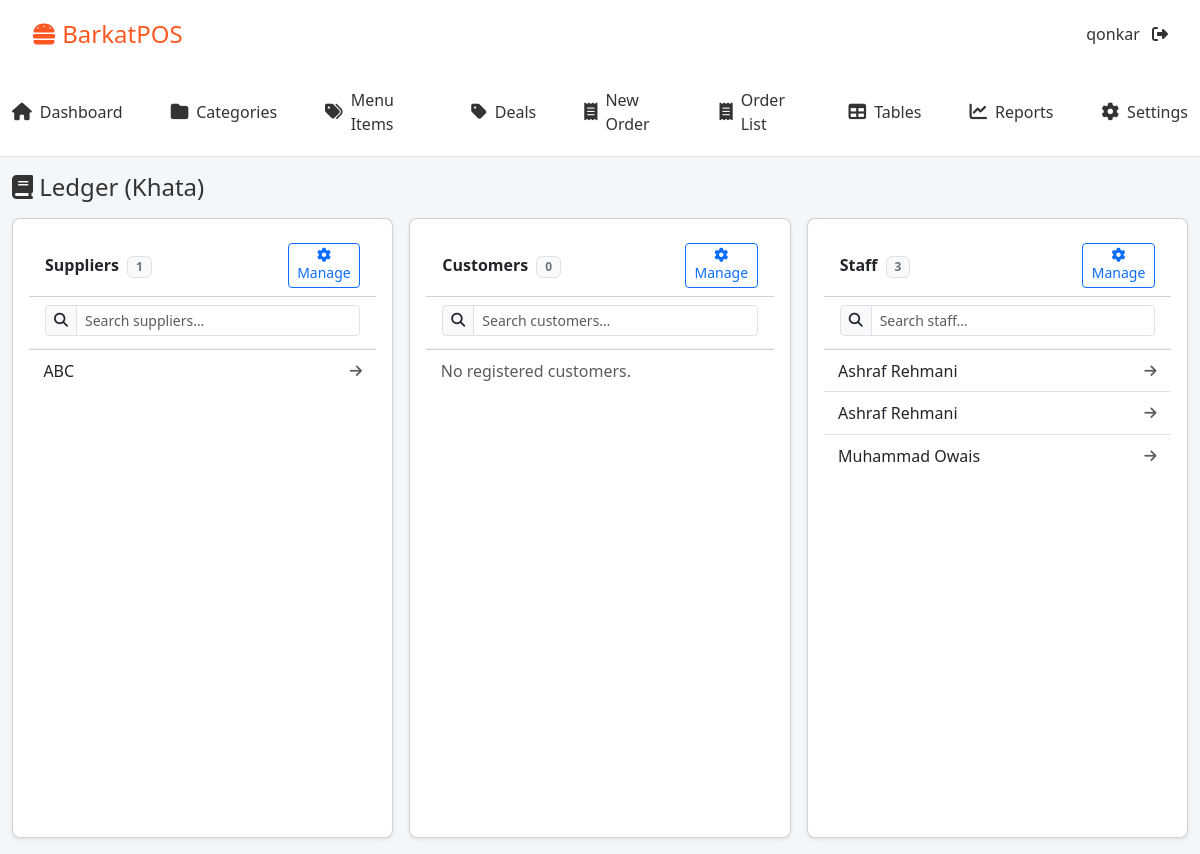
Page /ledger/ (signed in) on the earlier database version.
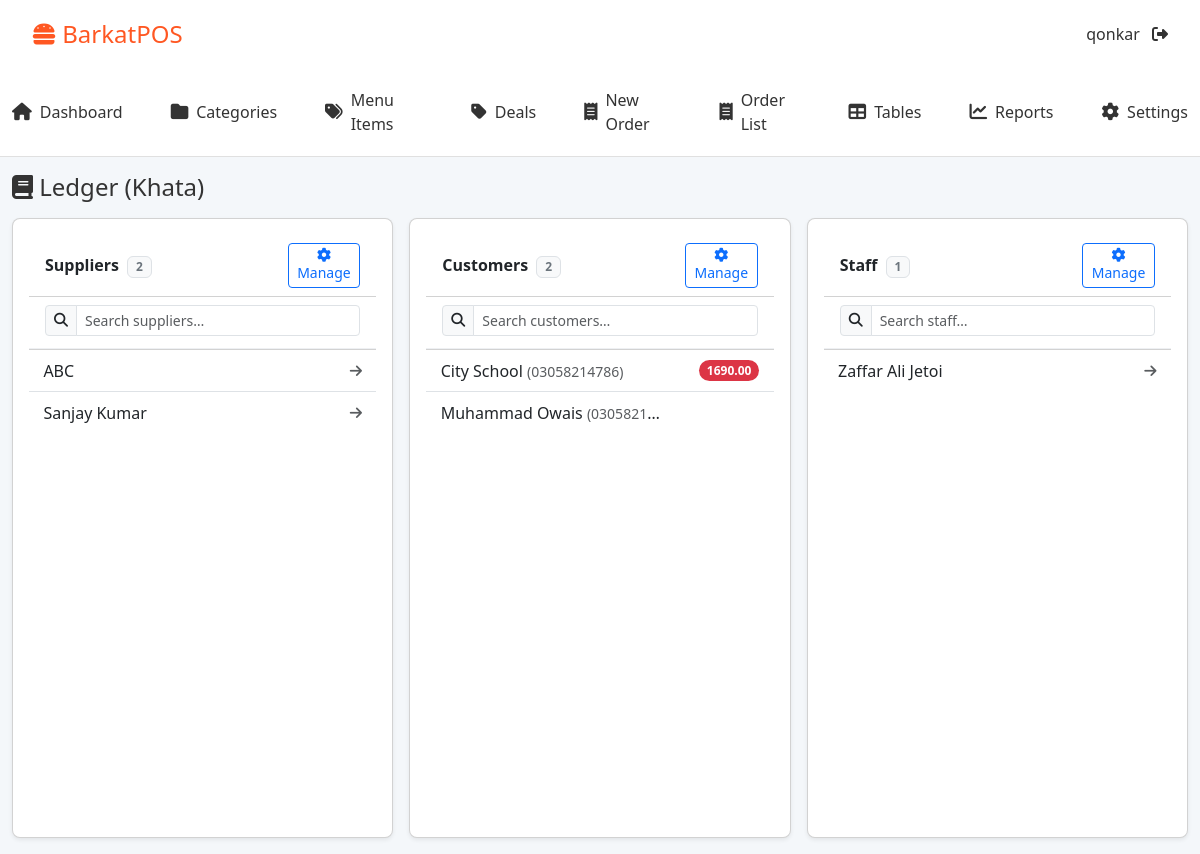
Same page on the later database version.
### core/models.py (models this page shows, shortened)
class Supplier(models.Model):
    name = models.CharField(max_length=200, unique=True)
    contact_number = models.CharField(max_length=20, blank=True, null=True)
    email = models.EmailField(blank=True, null=True)
    address = models.TextField(blank=True, null=True)
    created_at = models.DateTimeField(auto_now_add=True)

class Staff(models.Model):
    ROLE_CHOICES = [
        ('super_admin', 'Super Admin'),
        ('manager', 'Manager'),
        ('cashier', 'Cashier'),
        ('waiter', 'Waiter'),
        ('chef', 'Chef'),
        ('security_guard', 'Security Guard'),
        ('it_manager', 'IT Manager'),
        ('helper', 'Helper'),
        ('other', 'Other'),
    ]
    full_name = models.CharField(max_length=100)
    role = models.CharField(max_length=50, choices=ROLE_CHOICES, null=True, blank=True)
    phone = models.CharField(max_length=20, blank=True, null=True)
    cnic = models.CharField(max_length=25, blank=True, null=True)
    address = models.TextField(blank=True, null=True)
    has_software_access = models.BooleanField(default=False)
    user = models.ForeignKey(settings.AUTH_USER_MODEL, on_delete=models.CASCADE, null=True, blank=True)
    access_sales = models.BooleanField(default=False)
    access_inventory = models.BooleanField(default=False)
    access_accounts = models.BooleanField(default=False)
    joined_on = models.DateField(null=True, blank=True, help_text="Staff registry date")
    salary_start = models.DateField(null=True, blank=True, help_text="Salary starts from this date (month-wise)")
    monthly_salary = models.DecimalField(max_digits=12, decimal_places=2, default=0)

class Customer(models.Model):
    name = models.CharField(max_length=100)
    phone = models.CharField(max_length=20, unique=True, help_text="Primary identifier for Udhaar")
    address = models.TextField(blank=True, null=True)
    current_balance = models.DecimalField(max_digits=12, decimal_places=2, default=0)
    created_at = models.DateTimeField(auto_now_add=True)

### core/ledger.py (the view)
# urls.py: path('ledger/', LedgerHomeView.as_view(), name='ledger_home'),
class LedgerHomeView(LoginRequiredMixin, TemplateView):
    template_name = "ledger/ledger_home.html"
    def get_context_data(self, **kwargs):
        ctx = super().get_context_data(**kwargs)
        ctx["suppliers"] = Supplier.objects.order_by("name")
        ctx["staff"] = Staff.objects.order_by("full_name")
        ctx["customers"] = Customer.objects.order_by("name") # Added Customers
        return ctx

### core/templates/ledger/ledger_home.html (shortened to what the changed rows need)
{% extends 'base.html' %}
{% block content %}
<div class="container-fluid py-3">
  <div class="row g-3">
    <div class="col-12 col-lg-4">
      <div class="card ledger-card shadow-sm">
        <div class="card-header d-flex justify-content-between align-items-center">
          <div class="fw-semibold">
            Suppliers
            <span class="badge bg-light text-secondary border ms-1">{{ suppliers|length }}</span>
          </div>
        </div>
        <div id="suppliersList" class="list-group list-group-flush ledger-list">
          {% for s in suppliers %}
            <a href="{% url 'ledger_supplier' s.id %}"
               class="list-group-item list-group-item-action d-flex justify-content-between align-items-center"
               data-label="{{ s.name|lower }}">
              <span class="name">{{ s.name }}</span>
              <i class="fa fa-arrow-right small text-muted"></i>
            </a>
          {% empty %}
            <div class="list-group-item text-muted">No suppliers.</div>
          {% endfor %}
        </div>
      </div>
    </div>
    <div class="col-12 col-lg-4"> <div class="card ledger-card shadow-sm">
        <div class="card-header d-flex justify-content-between align-items-center">
          <div class="fw-semibold">
            Customers
            <span class="badge bg-light text-secondary border ms-1">{{ customers|length }}</span>
          </div>
        </div>
        <div id="customersList" class="list-group list-group-flush ledger-list">
          {% for c in customers %}
            <a href="{% url 'ledger_customer' c.id %}"
               class="list-group-item list-group-item-action d-flex justify-content-between align-items-center"
               data-label="{{ c.name|lower }} {{ c.phone }}">
              <span class="name">{{ c.name }} <small class="text-muted">({{c.phone}})</small></span>
              {% if c.current_balance > 0 %}
                 <span class="badge bg-danger rounded-pill">{{ c.current_balance }}</span>
              {% elif c.current_balance < 0 %}
                 <span class="badge bg-success rounded-pill">{{ c.abs_balance }}</span>
              {% endif %}
            </a>
          {% empty %}
            <div class="list-group-item text-muted">No registered customers.</div>
          {% endfor %}
        </div>
      </div>
    </div>
    <div class="col-12 col-lg-4">
      <div class="card ledger-card shadow-sm">
        <div class="card-header d-flex justify-content-between align-items-center">
          <div class="fw-semibold">
            Staff
            <span class="badge bg-light text-secondary border ms-1">{{ staff|length }}</span>
          </div>
        </div>
        <div id="staffList" class="list-group list-group-flush ledger-list">
          {% for st in staff %}
            <a href="{% url 'ledger_staff' st.id %}"
               class="list-group-item list-group-item-action d-flex justify-content-between align-items-center"
               data-label="{{ st.full_name|lower }}">
              <span class="name">{{ st.full_name }}</span>
              <i class="fa fa-arrow-right small text-muted"></i>
            </a>
          {% empty %}
            <div class="list-group-item text-muted">No staff.</div>
          {% endfor %}
        </div>
      </div>
    </div>
  </div>
</div>
{% endblock %}

Differences in the rows shown:
removed Staff: full_name "Ashraf Rehmani"
removed Staff: full_name "Ashraf Rehmani"
removed Staff: full_name "Muhammad Owais"
added Supplier: name "Sanjay Kumar"
added Customer: name "City School", phone "03058214786", current_balance "1690.00"
added Customer: name "Muhammad Owais", phone "0305821…"
added Staff: full_name "Zaffar Ali Jetoi"
Other differences:
{{ suppliers|length }}: "1" → "2"
{{ customers|length }}: "0" → "2"
{{ staff|length }}: "3" → "1"
text no longer shown: "No registered customers."
